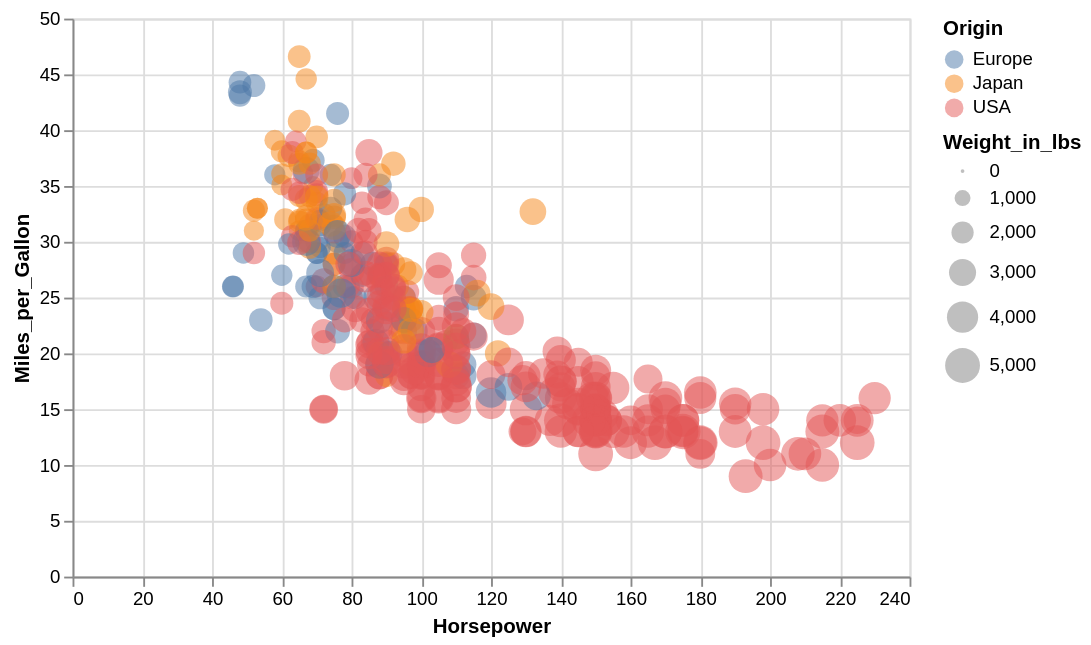

Vega-Lite specification for this chart:
### Vega-Lite specification from a JSON file in a GitHub repository (floating-point values rounded to 4 significant figures; data arrays with more than 128 entries replaced by an {"elided": "..."} marker saying what was removed)
{"mark": "circle", "encoding": {"x": {"field": "Horsepower", "type": "quantitative"}, "y": {"field": "Miles_per_Gallon", "type": "quantitative"}, "color": {"field": "Origin", "type": "nominal"}, "size": {"field": "Weight_in_lbs", "type": "quantitative"}, "opacity": {"value": 0.5}}, "$schema": "https://vega.github.io/schema/vega-lite/v2.json", "width": 450, "height": 300, "selection": {"grid": {"type": "interval", "bind": "scales"}}, "data": {"values": {"elided": "406 records"}}}
